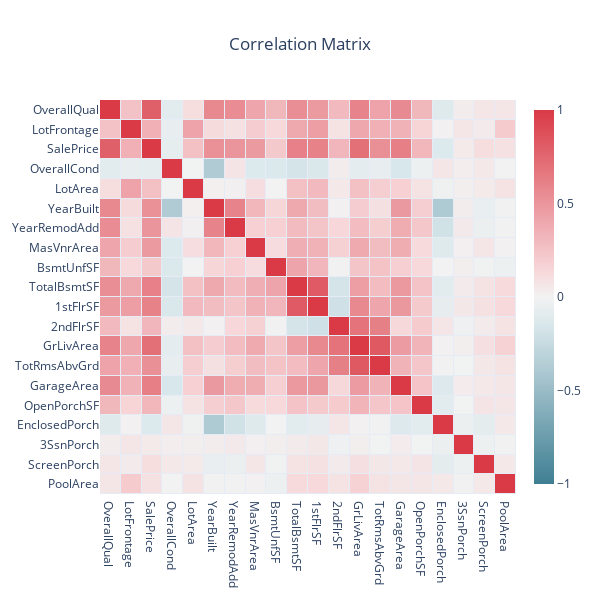

The code cell stored with this chart in its notebook:
### Markdown cell above
<div class="alert alert-warning">
<b>FEEDBACK</b>  <br>
3 interresting remarks:
<ol>
   <li> <b>The diagonal is always equal to 1.</b> <br>
       The correlation with a feature and itself is always one. 
   <li> <b>The matrix is symmetric.</b> <br>
       The order of comparison does not matter, corr(a,b) = corr(b,a).
   <li> <b>Either dark red or dark blue values are the most relevant.</b> <br>
       Dark blue values correspond to hard negative correlations. It means that if the value increases, the target decreases. Such information is relevant for prediction. In this dataset, we mostly have positive correlations.<br>
       Note that the 4 last features (EnclosedProch, 3SnPorch, ScreenPorch, PoolArea) seem not relevant since their correlation with the target is near to zero. 
</ol>    
</div>

### Code cell
# Nothing to do in this cell :) Run me!

from helping_functions import plot_correlation_matrix

plot_correlation_matrix(data)

### Figure 1 — Plotly figure (JSON) as saved in the notebook; plotly's stock layout.template omitted (floating-point values rounded to 4 significant figures; data arrays with more than 128 entries replaced by an {"elided": "..."} marker saying what was removed)
{"data": [{"colorbar": {"thickness": 20, "ticklen": 3}, "colorscale": [[0, "#3f7f93"], [0.071, "#5890a1"], [0.143, "#72a1b0"], [0.214, "#8cb3bf"], [0.286, "#a7c5cf"], [0.357, "#c0d6dd"], [0.429, "#dae8ec"], [0.5, "#f2f2f2"], [0.571, "#f7d7d9"], [0.643, "#f2bcc0"], [0.714, "#eda3a9"], [0.786, "#e8888f"], [0.857, "#e36e76"], [0.929, "#de535e"], [1, "#d93a46"]], "hoverinfo": "text", "hovertext": {"elided": "20x20 str values"}, "type": "heatmap", "x": ["OverallQual", "LotFrontage", "SalePrice", "OverallCond", "LotArea", "YearBuilt", "YearRemodAdd", "MasVnrArea", "BsmtUnfSF", "TotalBsmtSF", "1stFlrSF", "2ndFlrSF", "GrLivArea", "TotRmsAbvGrd", "GarageArea", "OpenPorchSF", "EnclosedPorch", "3SsnPorch", "ScreenPorch", "PoolArea"], "xgap": 1, "y": ["OverallQual", "LotFrontage", "SalePrice", "OverallCond", "LotArea", "YearBuilt", "YearRemodAdd", "MasVnrArea", "BsmtUnfSF", "TotalBsmtSF", "1stFlrSF", "2ndFlrSF", "GrLivArea", "TotRmsAbvGrd", "GarageArea", "OpenPorchSF", "EnclosedPorch", "3SsnPorch", "ScreenPorch", "PoolArea"], "ygap": 1, "z": {"elided": "20x20 float values"}, "zmax": 1, "zmin": -1}], "layout": {"height": 600, "title": {"text": "Correlation Matrix", "x": 0.5}, "width": 600, "xaxis": {"showgrid": false}, "yaxis": {"autorange": "reversed", "showgrid": false}}}
